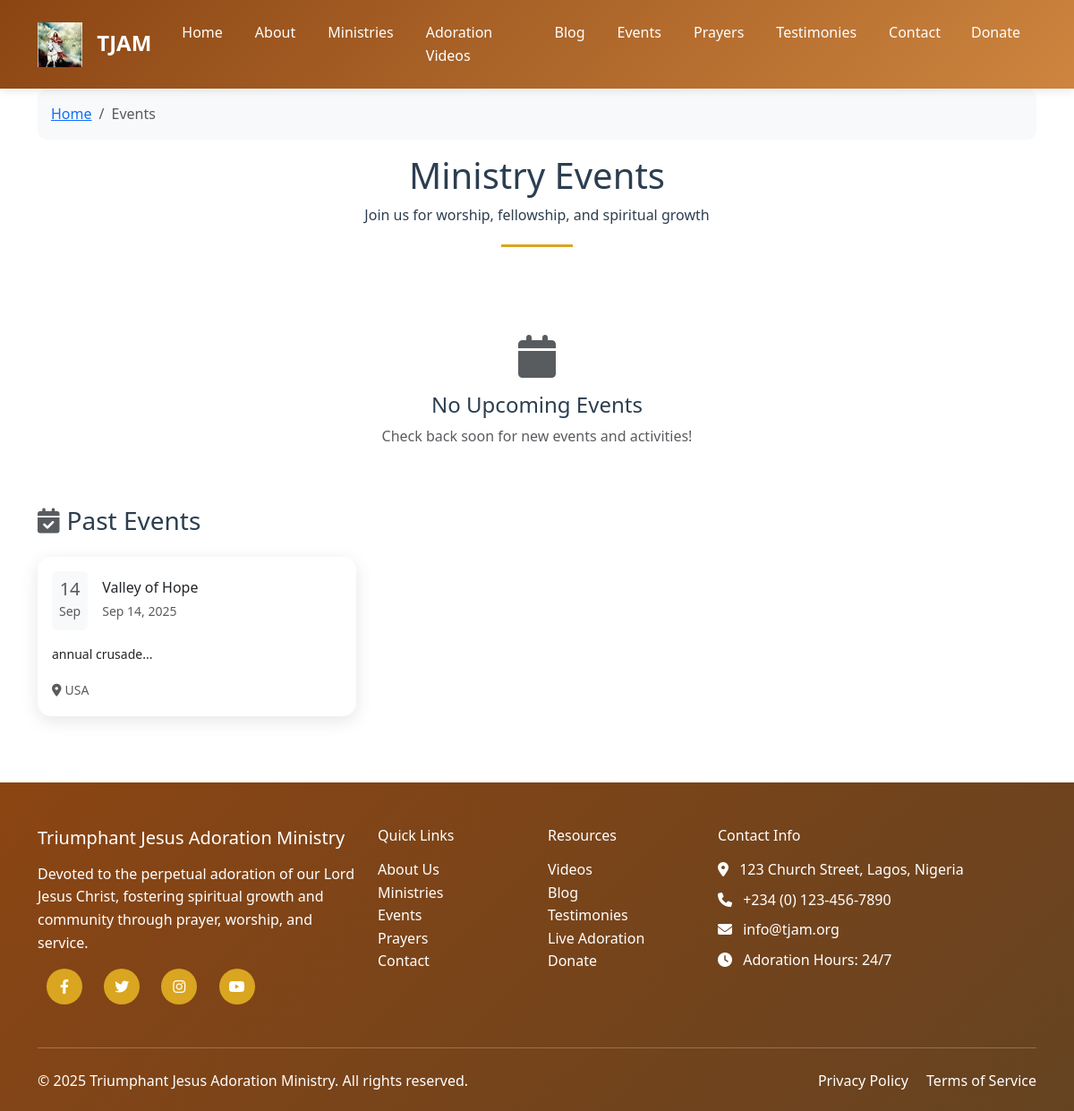
The app's page /events with its own data.
### app.py (models this page shows)
class Event(db.Model):
    id = db.Column(db.Integer, primary_key=True)
    title = db.Column(db.String(200), nullable=False)
    description = db.Column(db.Text)
    event_date = db.Column(db.DateTime, nullable=False)
    location = db.Column(db.String(200))
    created_by = db.Column(db.Integer, db.ForeignKey('user.id'), nullable=False)
    creator = db.relationship('User', backref=db.backref('events', lazy=True))
    created_at = db.Column(db.DateTime, default=datetime.utcnow)
    is_recurring = db.Column(db.Boolean, default=False)
    category = db.Column(db.String(50), default='general')

### app.py (the view)
@app.route('/events')
def events():
    try:
        upcoming = Event.query.filter(Event.event_date > datetime.utcnow()).order_by(Event.event_date).all()
        past = Event.query.filter(Event.event_date <= datetime.utcnow()).order_by(Event.event_date.desc()).limit(10).all()
        return render_template('events.html', upcoming=upcoming, past=past)
    except Exception as e:
        app.logger.error(f"Error loading events: {e}")
        flash('An error occurred loading events.', 'error')
        return redirect(url_for('index'))

### app.py (called while the page is built)
@app.context_processor
def inject_current_year():
    return {'current_year': datetime.now().year}

### templates/events.html (shortened to what this page needs)
{% extends "base.html" %}
{% block content %}
<div class="container" style="margin-top: 80px;">
    <nav aria-label="breadcrumb">
        <ol class="breadcrumb">
            <li class="breadcrumb-item"><a href="{{ url_for('index') }}">Home</a></li>
            <li class="breadcrumb-item active">Events</li>
        </ol>
    </nav>
    <div class="section-title">
        <h1>Ministry Events</h1>
        <p>Join us for worship, fellowship, and spiritual growth</p>
    </div>
    {% if upcoming %}
    <div class="mb-5">
        <h3 class="mb-4">
            <i class="fas fa-calendar-plus text-primary me-2"></i>Upcoming Events
        </h3>
        <div class="row">
            {% for event in upcoming %}
            <div class="col-lg-6 mb-4">
                <div class="card h-100 border-primary">
                    <div class="card-body">
                        <div class="d-flex justify-content-between align-items-start mb-3">
                            <div class="event-date text-center me-3">
                                <div class="bg-primary text-white p-3 rounded">
                                    <div class="h3 mb-0">{{ event.event_date.strftime('%d') }}</div>
                                    <div class="small">{{ event.event_date.strftime('%b') }}</div>
                                    <div class="small">{{ event.event_date.strftime('%Y') }}</div>
                                </div>
                            </div>
                            <div class="flex-grow-1">
                                <h5 class="card-title">{{ event.title }}</h5>
                                <p class="card-text">{{ event.description }}</p>
                                <div class="event-details mt-3">
                                    <div class="mb-2">
                                        <i class="fas fa-calendar-alt text-primary me-2"></i>
                                        <strong>{{ event.event_date.strftime('%A, %B %d, %Y') }}</strong>
                                    </div>
                                    <div class="mb-2">
                                        <i class="fas fa-clock text-primary me-2"></i>
                                        {{ event.event_date.strftime('%I:%M %p') }}
                                    </div>
                                    {% if event.location %}
                                    <div class="mb-2">
                                        <i class="fas fa-map-marker-alt text-primary me-2"></i>
                                        {{ event.location }}
                                    </div>
                                    {% endif %}
                                    {% if event.category %}
                                    <div class="mb-2">
                                        <span class="badge bg-secondary">{{ event.category|title }}</span>
                                        {% if event.is_recurring %}
                                        <span class="badge bg-info ms-1">Recurring</span>
                                        {% endif %}
                                    </div>
                                    {% endif %}
                                </div>
                            </div>
                        </div>
                        <div class="d-flex justify-content-end">
                            <button class="btn btn-primary">
                                <i class="fas fa-calendar-check me-1"></i>Add to Calendar
                            </button>
                        </div>
                    </div>
                </div>
            </div>
            {% endfor %}
        </div>
    </div>
    {% else %}
    <div class="text-center py-5">
        <i class="fas fa-calendar fa-3x text-muted mb-3"></i>
        <h4>No Upcoming Events</h4>
        <p class="text-muted">Check back soon for new events and activities!</p>
    </div>
    {% endif %}
    {% if past %}
    <div>
        <h3 class="mb-4">
            <i class="fas fa-calendar-check text-muted me-2"></i>Past Events
        </h3>
        <div class="row">
            {% for event in past %}
            <div class="col-lg-4 col-md-6 mb-4">
                <div class="card h-100">
                    <div class="card-body">
                        <div class="d-flex align-items-center mb-3">
                            <div class="event-date text-center me-3">
                                <div class="bg-light text-muted p-2 rounded">
                                    <div class="h5 mb-0">{{ event.event_date.strftime('%d') }}</div>
                                    <small>{{ event.event_date.strftime('%b') }}</small>
                                </div>
                            </div>
                            <div class="flex-grow-1">
                                <h6 class="card-title mb-1">{{ event.title }}</h6>
                                <small class="text-muted">{{ event.event_date.strftime('%b %d, %Y') }}</small>
                            </div>
                        </div>
                        <p class="card-text small">{{ event.description[:100] }}...</p>
                        {% if event.location %}
                        <small class="text-muted">
                            <i class="fas fa-map-marker-alt me-1"></i>{{ event.location }}
                        </small>
                        {% endif %}
                    </div>
                </div>
            </div>
            {% endfor %}
        </div>
    </div>
    {% endif %}
</div>
{% endblock %}

### templates/base.html (style rules this page uses)
:root { --primary-color: #8B4513; --secondary-color: #DAA520; --accent-color: #CD853F; --text-dark: #2c3e50; --bg-light: #f8f9fa; }
body { font-family: 'Segoe UI', Tahoma, Geneva, Verdana, sans-serif; line-height: 1.6; color: var(--text-dark); }
.section-title { text-align: center; margin-bottom: 50px; position: relative; }
.section-title::after { content: ''; width: 80px; height: 3px; background: var(--secondary-color); display: block; margin: 20px auto; }
.card { border: none; border-radius: 15px; box-shadow: 0 5px 20px rgba(0,0,0,0.1); transition: all 0.3s ease; overflow: hidden; }
.breadcrumb { background: var(--bg-light); border-radius: 10px; padding: 15px; }

### records on screen
Event: event_date "14", event_date "Sep", title "Valley of Hope", event_date "Sep 14, 2025", description "annual crusade", location "USA"
